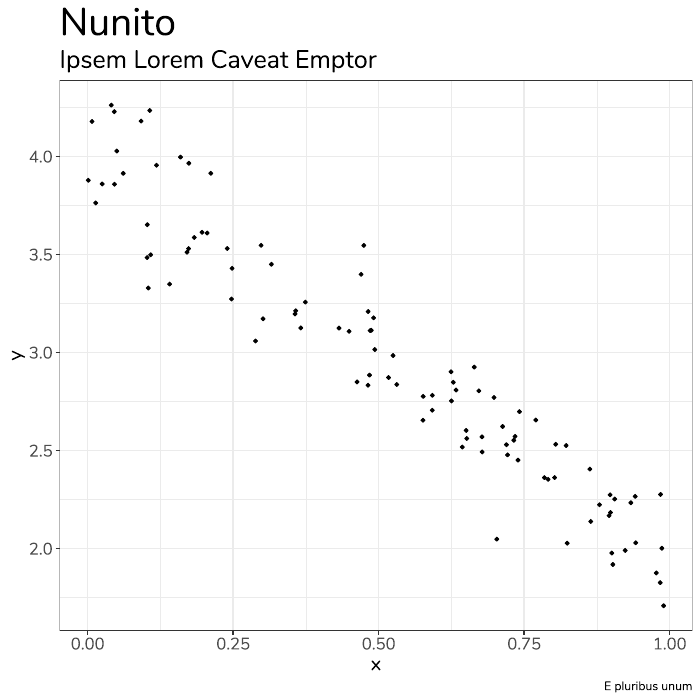

Here is the R script that generated this plot:
rm(list=ls())
graphics.off()

library(tidyverse)
library(showtext)

## downloads from http://fonts.google.com
## 1st argument is Google name, 2nd is local name
font_add_google("Nunito", "Nunito")
font_add_google("Roboto", "Roboto")
font_add_google("Itim", "Itim")
font_add_google("Source Code Pro", "Source_code")
font_add_google("Source Sans Pro", "Source_sans")
font_add_google('Monoton','Monoton')
font_add_google("Fira Sans", "Fira")
font_add_google("Pacifico", "Pacifico")


# use these fonts for all EXTERNAL devices
# i.e., you can use the fonts in pdf, png, jpeg, windows(), x11(),...
# but NOT in R studios plots pand

showtext_auto() 


# mini dataset
df = tibble(
       x = runif(100),
       y = 4 - 2*x + rnorm(100,0,.2)
     )

font_vals = c('Nunito','Roboto','Itim','Source_code',
              'Source_sans','Monoton','Fira','Pacifico')

pdf(file='font_test.pdf')

for (this_font in font_vals) {

  G = ggplot(data=df) +
    aes(x=x, y=y) +
    geom_point(size=1) +
    labs(title    = paste(this_font),
         subtitle = 'Ipsem Lorem Caveat Emptor',
         caption  = 'E pluribus unum') +
    theme_bw(base_family = this_font) +
    theme(plot.title    = element_text(size=28),
          plot.subtitle = element_text(size=18),
          axis.text     = element_text(size=12),
          axis.title    = element_text(size=14))
  
  print(G)
  
}

dev.off()
